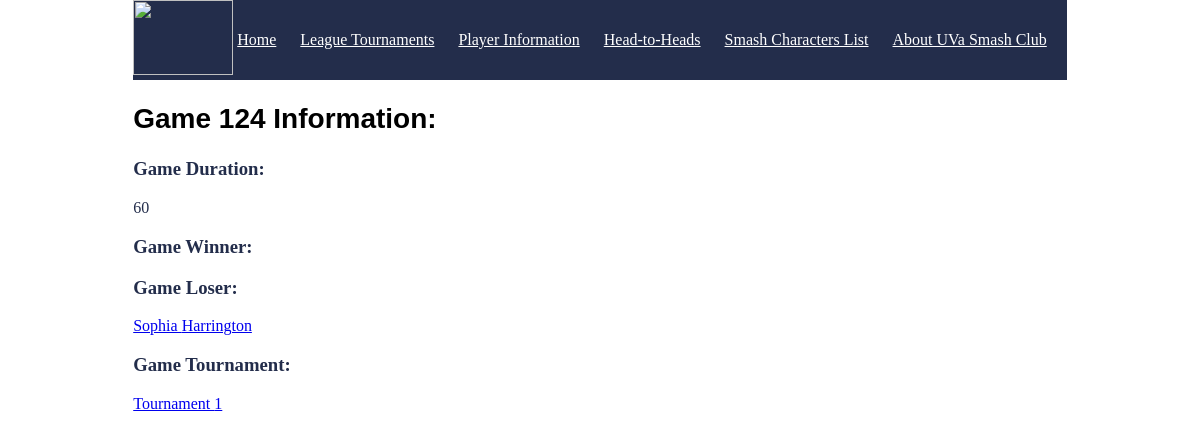
/game/124, run on an earlier commit of the app's database.
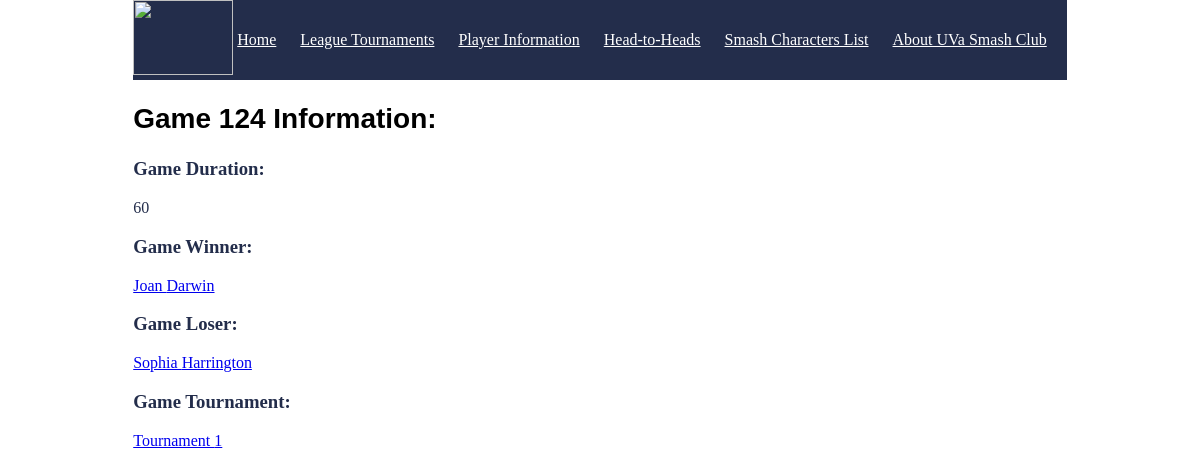
And on a later commit of the database.
### tables this page shows
CREATE TABLE player (
	ComputingID tinytext NOT NULL,
	FirstName tinytext,
	LastName tinytext,
	ScreenName tinytext,
	SchoolYear int,
	CharacterNumber int,
	PRIMARY KEY (ComputingID),
	FOREIGN KEY (CharacterNumber) REFERENCES characters(CharacterNumber)
);

### run.py (the view)
@app.route("/game/<int:GameID>")
def game_(GameID):
    connection_obj = sqlite3.connect('project.db')
    cursor_obj = connection_obj.cursor()
    cursor_obj.execute(f"SELECT * FROM game WHERE GameID = {GameID} LIMIT 1")
    game_info = cursor_obj.fetchone()
    winnerID = game_info[2]
    loserID = game_info[3]
    cursor_obj.execute(f"SELECT FirstName, LastName FROM player WHERE ComputingID = \"{winnerID}\" LIMIT 1")
    winner_info = cursor_obj.fetchone()
    cursor_obj.execute(f"SELECT FirstName, LastName FROM player WHERE ComputingID = \"{loserID}\" LIMIT 1")
    loser_info = cursor_obj.fetchone()
    if game_info is None:
        return "Tournament not found"
    connection_obj.close()
    return render_template("game.html", game_info=game_info, winner=winner_info, loser=loser_info)

### templates/game.html (shortened to what this page needs)
<!DOCTYPE html>
<html lang="en">
<head>
    <link rel="stylesheet" href='/css/main.css' />
</head>
<nav class="navigation-bar">
    <img src="{{url_for('static', filename='smashLogo.png')}}"  style="width:100px;height:75px;"/>
    <a href="/" >Home</a>
    <a href="/get-tournaments" >League Tournaments</a>
    <a href="/get-players">Player Information</a>
    <a href="/get-games">Head-to-Heads</a>
    <a href="/character">Smash Characters List</a>
    <a href="/about">About UVa Smash Club</a>
</nav>
<body>
<h2 style="color:Black;">Game <b>{{game_info[0]}}</b> Information:</h2>
    <h3>Game Duration: </h3>{{game_info[1]}}
    <h3>Game Winner:</h3> <a href="/player/{{game_info[2]}}"> {{winner[0]}} {{winner[1]}} </a>
    <h3>Game Loser: </h3> <a href="/player/{{game_info[3]}}"> {{loser[0]}} {{loser[1]}} </a>
    <h3>Game Tournament:</h3> <a href="/tournament/{{game_info[4]}}">Tournament {{game_info[4]}}  </a>
    <br/>
</body>
</html>

What changed in the data, as far as the page shows it:
changed game id 124: Winner "joan" → "jd5tp" (drawn)
now on this page (row unchanged): player: FirstName "Joan", LastName "Darwin"
